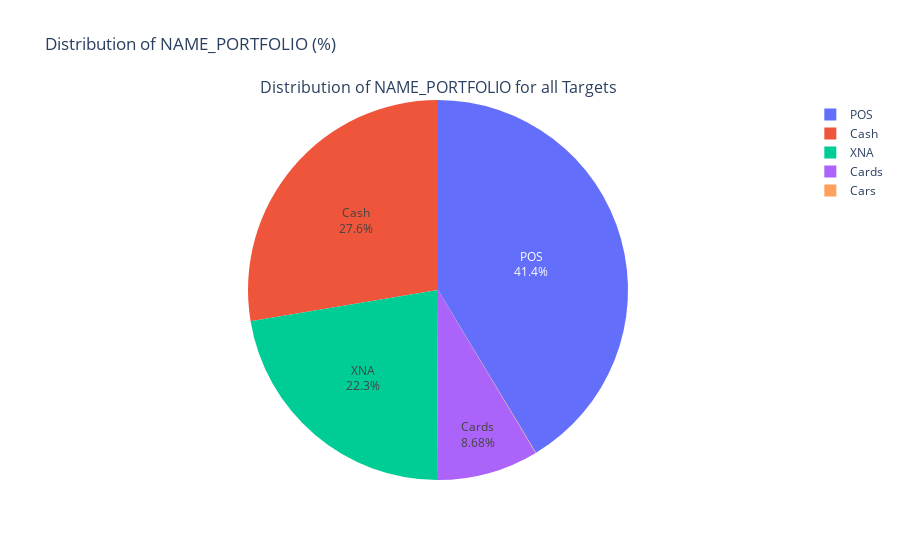

The code cell stored with this chart in its notebook:
### Markdown cell above
This plot tells us that 73% of loans applications are usually done by people who already had experience with this bank as a borrower.

### Code cell
plot_categorical_variables_pie(prev_application_df, "NAME_PORTFOLIO", plot_defaulter=False)

### Figure 1 — Plotly figure (JSON) as saved in the notebook; plotly's stock layout.template omitted (floating-point values rounded to 4 significant figures)
{"data": [{"domain": {"x": [0, 1], "y": [0, 1]}, "hole": 0, "labels": ["POS", "Cash", "XNA", "Cards", "Cars"], "textinfo": "label+percent", "textposition": "inside", "type": "pie", "values": [691011, 461563, 372230, 144985, 425]}], "layout": {"annotations": [{"font": {"size": 16}, "showarrow": false, "text": "Distribution of NAME_PORTFOLIO for all Targets", "x": 0.5, "xanchor": "center", "xref": "paper", "y": 1, "yanchor": "bottom", "yref": "paper"}], "autosize": true, "title": {"text": "Distribution of NAME_PORTFOLIO (%)"}}}
